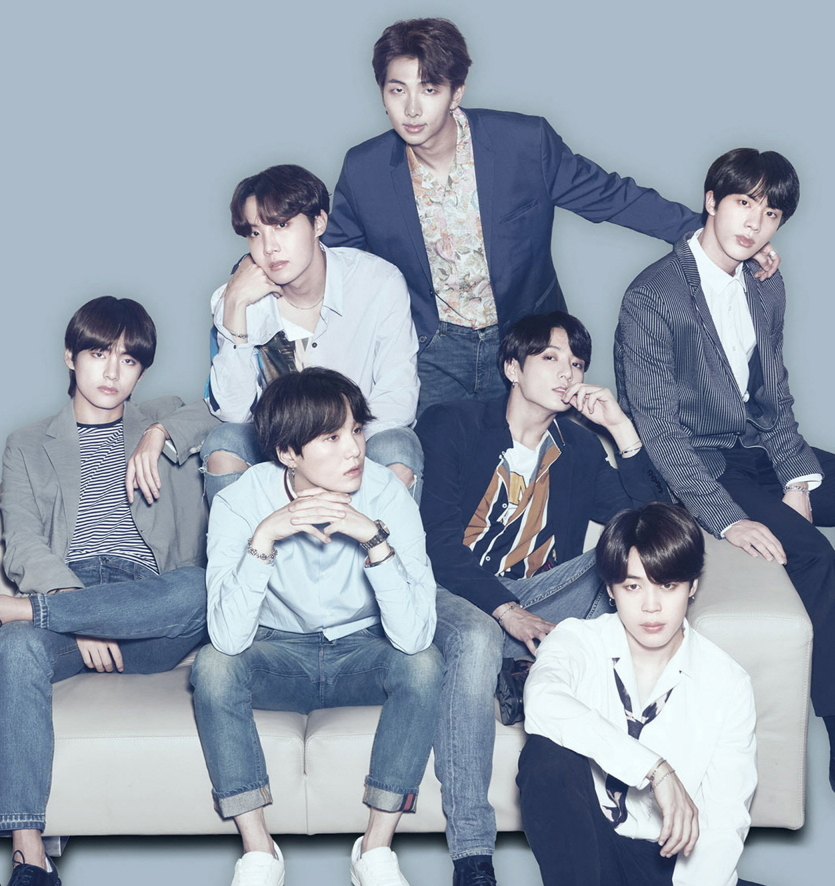
%> input picture Subject_ImageProcessing/images/segmentation/bts.jpg, 835 x 886 px
$ octave d6_kmeans.m   (GNU Octave 9; MATLAB toolbox functions it lacks are replaced by stand-ins)
%> lines starting %> are read from the running program, lines starting %| are printed output that depends on the picture; in (x1, y1, x2, y2) boxes, pixels count from 0 and x2, y2 are one past the last pixel; in counts of white or black regions, pixels touching at a corner belong together; the program's own positions count from 1
clear

f = figure()
img = imread('images/segmentation/bts.jpg');
%> img is the input picture: size 886x835x3 uint8; mean R, G, B 145.9, 156.4, 171.6
subplot(2,2,1), imshow(img);

gs = img(:,:,2);
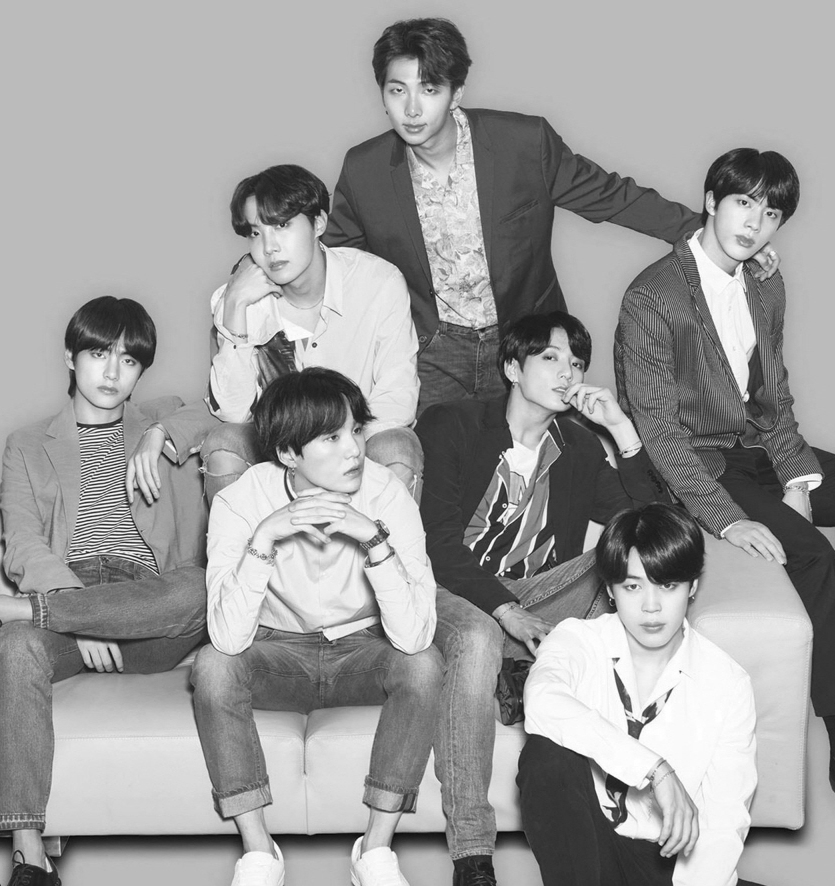
%> gs: size 886x835 uint8; min 5, max 255, mean 156.4
figure(f), subplot(2,2,2), imagesc(gs), colormap gray, axis square, xticks([]), yticks([])

[L,Centers] = imsegkmeans(gs,2);
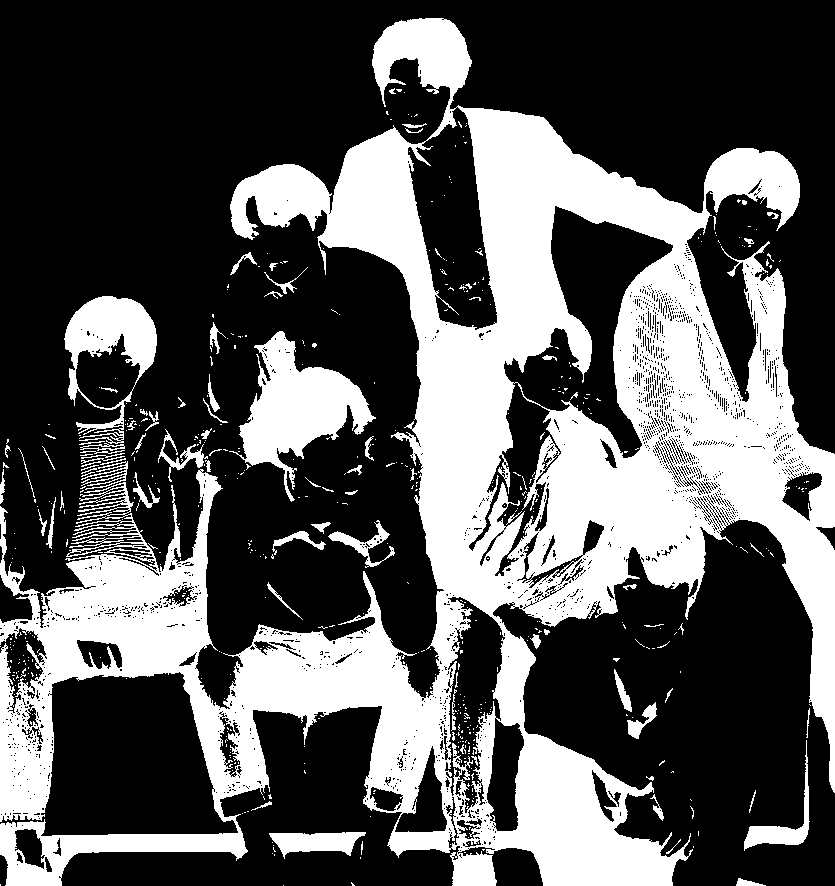
%> L: size 886x835 uint8; values 1 (black) and 2 (white), 34.4% white; 551 white regions (470 under 20 px), largest, box (x1, y1, x2, y2) and area: (0, 18, 835, 886) 228521, (229, 331, 376, 502) 9633, (64, 296, 157, 444) 5619
%> Centers = [196; 81]
map = labeloverlay(gs,L);
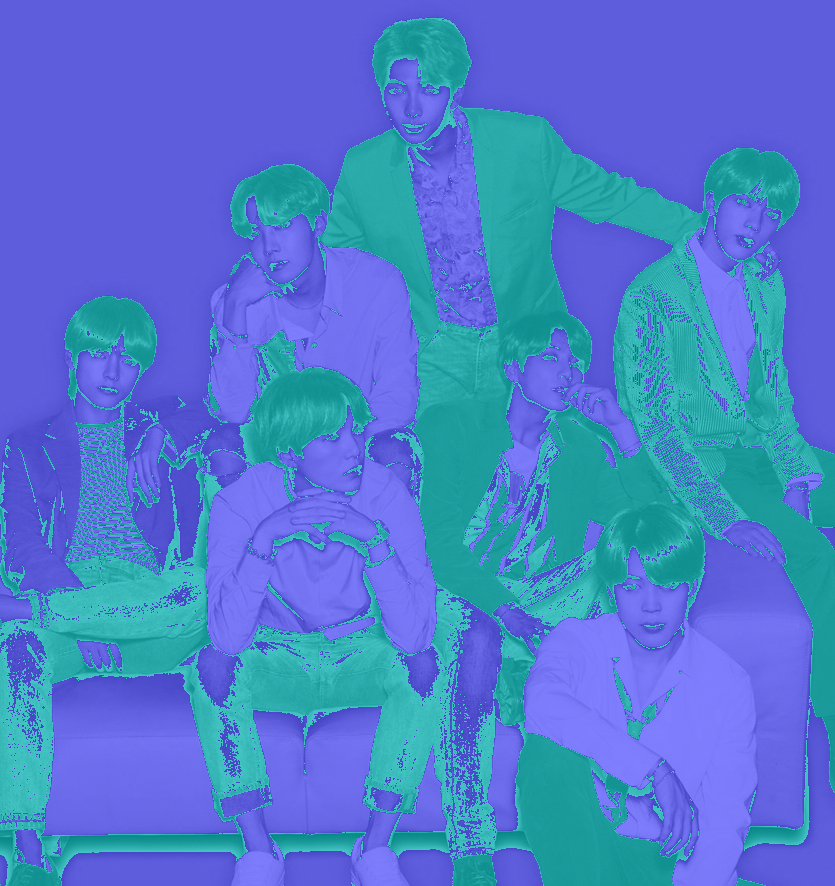
%> map: size 886x835x3 uint8; mean R, G, B 78.5, 122.4, 205.9
figure(f), subplot(2,2,3)
imshow(map)
title('Labeled Image')


subplot(2,2,4), hold on, axis ij
imagesc(gs), colormap gray, axis square, xticks([]), yticks([])
contour(map(:,:,1), 1, 'r')
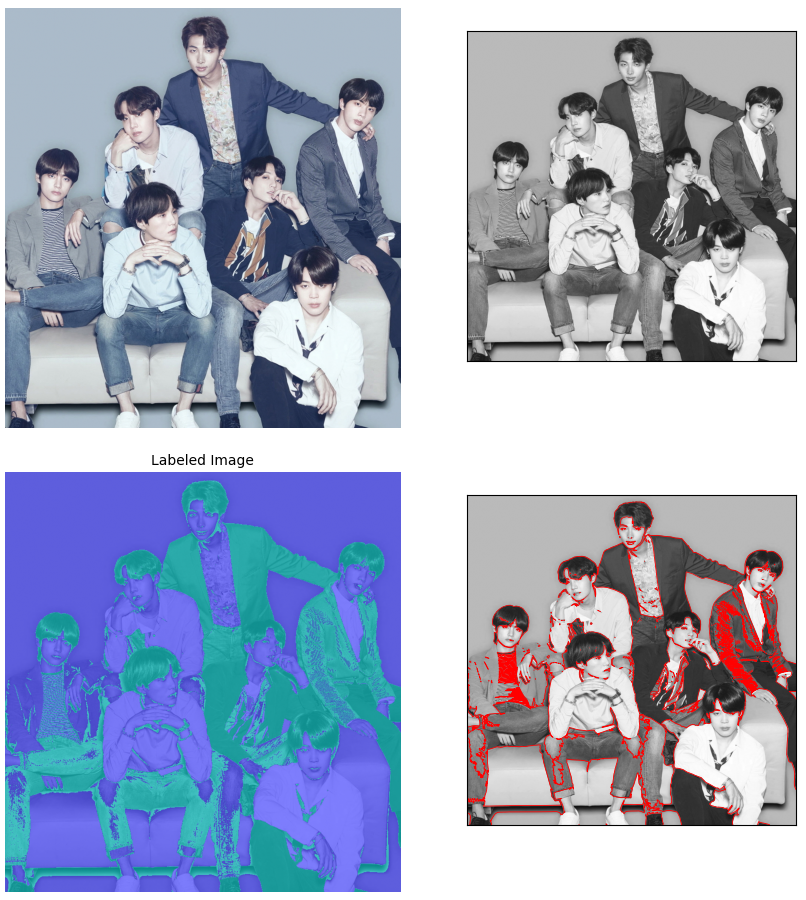
%> figure redrawn from the program's plot data, 4 panels
